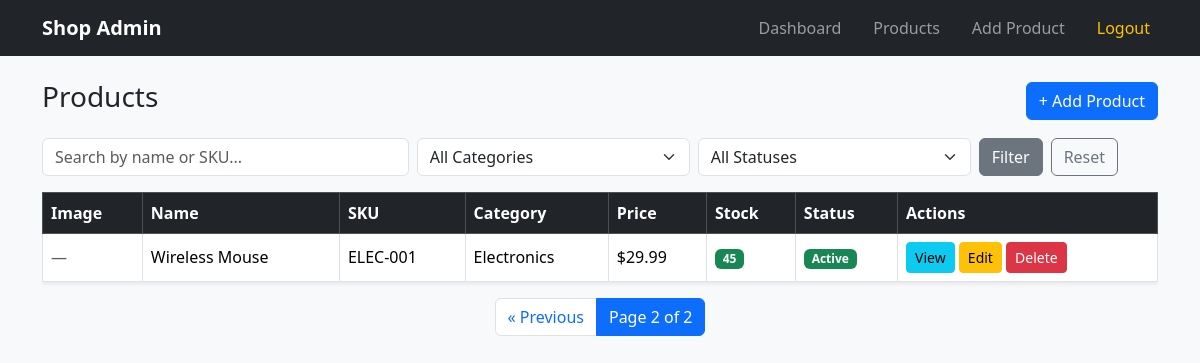
Page /products/?page=2 (signed in) on the committed database.
### products/models.py (models this page shows, shortened)
class Product(models.Model):
    STATUS_ACTIVE = 'active'
    STATUS_INACTIVE = 'inactive'
    STATUS_CHOICES = [
        (STATUS_ACTIVE, 'Active'),
        (STATUS_INACTIVE, 'Inactive'),
    ]
    LOW_STOCK_THRESHOLD = 5
    name = models.CharField(max_length=200)
    sku = models.CharField(max_length=50, unique=True)
    category = models.ForeignKey(
        Category,
        on_delete=models.PROTECT,
        related_name='products',
    )
    price = models.DecimalField(max_digits=10, decimal_places=2)
    stock = models.PositiveIntegerField(default=0)
    image = models.ImageField(upload_to='products/', blank=True, null=True)
    description = models.TextField(blank=True)
    status = models.CharField(
        max_length=10,
        choices=STATUS_CHOICES,
        default=STATUS_ACTIVE,
    )
    created_at = models.DateTimeField(auto_now_add=True)
    updated_at = models.DateTimeField(auto_now=True)
    class Meta:
        ordering = ['-created_at']

class Category(models.Model):
    name = models.CharField(max_length=100, unique=True)
    class Meta:
        verbose_name_plural = 'Categories'
        ordering = ['name']

### products/views.py (the view)
# urls.py: path('products/', views.product_list, name='product_list'),
@login_required
def product_list(request):
    products = Product.objects.select_related('category')
    search = request.GET.get('search', '').strip()
    if search:
        products = products.filter(Q(name__icontains=search) | Q(sku__icontains=search))
    category_id = request.GET.get('category', '')
    if category_id:
        products = products.filter(category_id=category_id)
    status = request.GET.get('status', '')
    if status in (Product.STATUS_ACTIVE, Product.STATUS_INACTIVE):
        products = products.filter(status=status)
    paginator = Paginator(products, 8)  # 8 products per page
    page_number = request.GET.get('page')
    page_obj = paginator.get_page(page_number)
    context = {
        'page_obj': page_obj,
        'categories': Category.objects.all(),
        'search': search,
        'selected_category': category_id,
        'selected_status': status,
    }
    return render(request, 'products/product_list.html', context)

### products/templates/products/product_list.html (shortened to what this page needs)
{% extends 'base.html' %}
{% block content %}
<div class="d-flex justify-content-between align-items-center mb-3">
    <h3>Products</h3>
    <a href="{% url 'product_create' %}" class="btn btn-primary">+ Add Product</a>
</div>
<form method="get" class="row g-2 mb-3">
    <div class="col-md-4">
        <input type="text" name="search" value="{{ search }}" class="form-control" placeholder="Search by name or SKU...">
    </div>
    <div class="col-md-3">
        <select name="category" class="form-select">
            <option value="">All Categories</option>
        </select>
    </div>
    <div class="col-md-3">
        <select name="status" class="form-select">
            <option value="">All Statuses</option>
        </select>
    </div>
    <div class="col-md-2 d-flex gap-2">
        <button type="submit" class="btn btn-secondary">Filter</button>
        <a href="{% url 'product_list' %}" class="btn btn-outline-secondary">Reset</a>
    </div>
</form>
<div class="table-responsive">
<table class="table table-bordered table-hover bg-white shadow-sm align-middle">
    <thead class="table-dark">
        <tr>
            <th>Image</th>
            <th>Name</th>
            <th>SKU</th>
            <th>Category</th>
            <th>Price</th>
            <th>Stock</th>
            <th>Status</th>
            <th>Actions</th>
        </tr>
    </thead>
    <tbody>
        {% if page_obj.object_list %}
            {% for product in page_obj %}
            <tr>
                <td>
                    {% if product.image %}
                        <img src="{{ product.image.url }}" width="50" height="50" class="rounded" alt="{{ product.name }}">
                    {% else %}
                        <span class="text-muted">—</span>
                    {% endif %}
                </td>
                <td>{{ product.name }}</td>
                <td>{{ product.sku }}</td>
                <td>{{ product.category.name|default:"—" }}</td>
                <td>${{ product.price }}</td>
                <td>
                    {% if product.stock == 0 %}
                        <span class="badge bg-danger">Out of stock</span>
                    {% elif product.stock <= product.LOW_STOCK_THRESHOLD %}
                        <span class="badge bg-warning text-dark">{{ product.stock }} (low)</span>
                    {% else %}
                        <span class="badge bg-success">{{ product.stock }}</span>
                    {% endif %}
                </td>
                <td>
                    {% if product.status == 'active' %}
                        <span class="badge bg-success">Active</span>
                    {% else %}
                        <span class="badge bg-secondary">Inactive</span>
                    {% endif %}
                </td>
                <td>
                    <a href="{% url 'product_detail' product.pk %}" class="btn btn-sm btn-info">View</a>
                    <a href="{% url 'product_update' product.pk %}" class="btn btn-sm btn-warning">Edit</a>
                    <a href="{% url 'product_delete' product.pk %}" class="btn btn-sm btn-danger">Delete</a>
                </td>
            </tr>
            {% endfor %}
        {% else %}
            <tr>
                <td colspan="8" class="text-center text-muted py-4">
                    No products found.
                </td>
            </tr>
        {% endif %}
    </tbody>
</table>
</div>
{% if page_obj.has_other_pages %}
<nav>
    <ul class="pagination justify-content-center">
        {% if page_obj.has_previous %}
            <li class="page-item">
                <a class="page-link" href="?page={{ page_obj.previous_page_number }}">
                    &laquo; Previous
                </a>
            </li>
        {% endif %}
        <li class="page-item active">
            <span class="page-link">Page {{ page_obj.number }} of {{ page_obj.paginator.num_pages }}</span>
        </li>
    </ul>
</nav>
{% endif %}
{% endblock %}

### static/css/style.css (style rules this page uses)
body { font-family: 'Segoe UI', sans-serif; }
.table td, .table th { vertical-align: middle; }

### rows in the picture
Product: name "Wireless Mouse", sku "ELEC-001", category.name "Electronics", price "29.99", stock "45", status "Active"

### other values in the picture
{{ page_obj.number }} "2"
{{ page_obj.paginator.num_pages }} "2"
